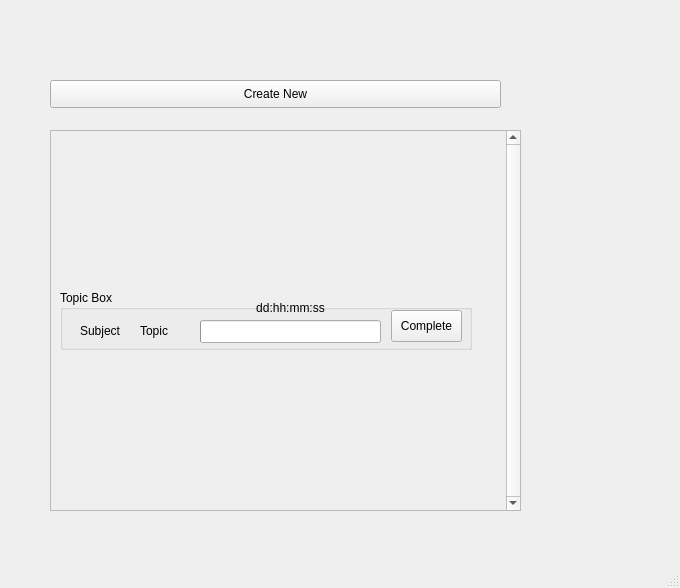
<?xml version="1.0" encoding="UTF-8"?>
<ui version="4.0">
 <class>MainWindow</class>
 <widget class="QMainWindow" name="MainWindow">
  <property name="geometry">
   <rect>
    <x>0</x>
    <y>0</y>
    <width>680</width>
    <height>588</height>
   </rect>
  </property>
  <property name="windowTitle">
   <string>MainWindow</string>
  </property>
  <widget class="QWidget" name="centralwidget">
   <widget class="QScrollArea" name="scrollArea">
    <property name="geometry">
     <rect>
      <x>50</x>
      <y>130</y>
      <width>471</width>
      <height>381</height>
     </rect>
    </property>
    <property name="verticalScrollBarPolicy">
     <enum>Qt::ScrollBarAlwaysOn</enum>
    </property>
    <property name="horizontalScrollBarPolicy">
     <enum>Qt::ScrollBarAsNeeded</enum>
    </property>
    <property name="widgetResizable">
     <bool>true</bool>
    </property>
    <widget class="QWidget" name="scrollAreaWidgetContents">
     <property name="geometry">
      <rect>
       <x>0</x>
       <y>0</y>
       <width>448</width>
       <height>379</height>
      </rect>
     </property>
     <layout class="QVBoxLayout" name="verticalLayout_2">
      <item>
       <widget class="QGroupBox" name="topicBox">
        <property name="sizePolicy">
         <sizepolicy hsizetype="Fixed" vsizetype="Fixed">
          <horstretch>0</horstretch>
          <verstretch>0</verstretch>
         </sizepolicy>
        </property>
        <property name="minimumSize">
         <size>
          <width>412</width>
          <height>60</height>
         </size>
        </property>
        <property name="title">
         <string>Topic Box</string>
        </property>
        <widget class="QLabel" name="subjectLabel">
         <property name="geometry">
          <rect>
           <x>20</x>
           <y>30</y>
           <width>51</width>
           <height>21</height>
          </rect>
         </property>
         <property name="text">
          <string>Subject</string>
         </property>
        </widget>
        <widget class="QLabel" name="topicLabel">
         <property name="geometry">
          <rect>
           <x>80</x>
           <y>30</y>
           <width>51</width>
           <height>21</height>
          </rect>
         </property>
         <property name="text">
          <string>Topic</string>
         </property>
        </widget>
        <widget class="QProgressBar" name="progressBar">
         <property name="geometry">
          <rect>
           <x>140</x>
           <y>30</y>
           <width>181</width>
           <height>23</height>
          </rect>
         </property>
         <property name="value">
          <number>0</number>
         </property>
         <property name="textVisible">
          <bool>false</bool>
         </property>
         <property name="format">
          <string notr="true"/>
         </property>
        </widget>
        <widget class="QLabel" name="progressLabel">
         <property name="geometry">
          <rect>
           <x>150</x>
           <y>10</y>
           <width>161</width>
           <height>16</height>
          </rect>
         </property>
         <property name="text">
          <string>dd:hh:mm:ss</string>
         </property>
         <property name="alignment">
          <set>Qt::AlignCenter</set>
         </property>
        </widget>
        <widget class="QPushButton" name="completeButton">
         <property name="geometry">
          <rect>
           <x>331</x>
           <y>20</y>
           <width>71</width>
           <height>32</height>
          </rect>
         </property>
         <property name="text">
          <string>Complete</string>
         </property>
        </widget>
       </widget>
      </item>
     </layout>
    </widget>
   </widget>
   <widget class="QPushButton" name="pushButton">
    <property name="geometry">
     <rect>
      <x>50</x>
      <y>80</y>
      <width>451</width>
      <height>28</height>
     </rect>
    </property>
    <property name="text">
     <string>Create New</string>
    </property>
   </widget>
  </widget>
  <widget class="QMenuBar" name="menubar">
   <property name="geometry">
    <rect>
     <x>0</x>
     <y>0</y>
     <width>680</width>
     <height>26</height>
    </rect>
   </property>
  </widget>
  <widget class="QStatusBar" name="statusbar"/>
 </widget>
 <resources/>
 <connections/>
</ui>
